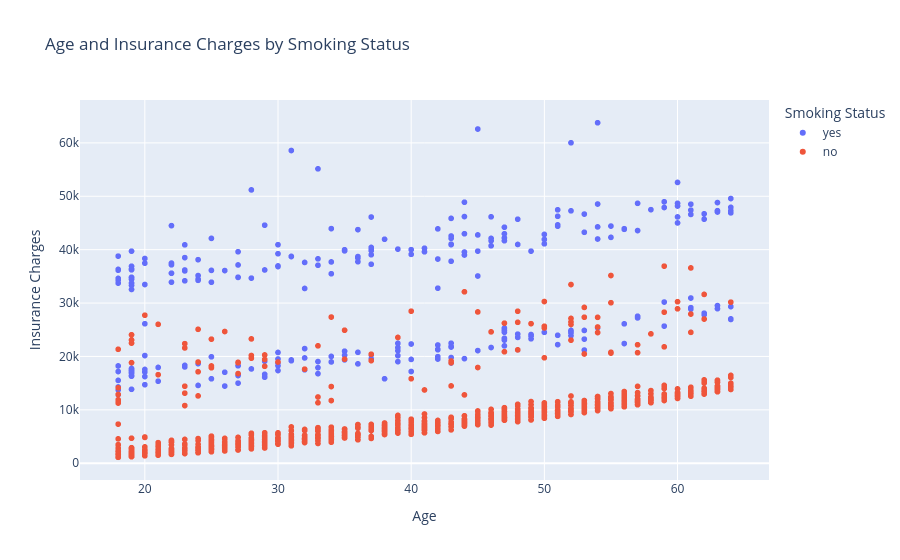

The notebook cell this image was saved under:
### Markdown cell above
### Development Challenge: Plotly Chart Not Displaying

When I ran the Plotly code in this new project environment, the chart did not display and I got this error: "Mime type rendering requires nbformat>=4.2.0 but it is not installed".

**Investigation:**
- I checked that `nbformat` was installed using the terminal and `%pip install nbformat`, which both reported that it was already installed.
- I restarted the kernel, but the error remained.
- I tested `import nbformat` directly in a notebook cell, which revealed the real problem: `ModuleNotFoundError: No module named 'rpds.rpds'`.

**Cause:** `rpds-py`, a package that `nbformat` depends on, was damaged or incomplete in this virtual environment. This stopped `nbformat` from importing, so Plotly reported that it was not installed.

**Solution:** I reinstalled `rpds-py` with `pip install --force-reinstall --no-cache-dir rpds-py`, restarted the kernel and confirmed that `nbformat` imported correctly. The Plotly chart then displayed.

The two cells above confirm the Python environment and the `nbformat` version used for this project.

### Code cell
# Create an interactive scatter plot showing age and insurance charges,
# with smoking status represented by colour.
fig = px.scatter(
    df,
    x="age",
    y="charges",
    color="smoker",
    title="Age and Insurance Charges by Smoking Status",
    labels={
        "age": "Age",
        "charges": "Insurance Charges",
        "smoker": "Smoking Status"
    }
)

# Save the interactive Plotly chart as an HTML file.
fig.write_html("age_insurance_smoking_plot.html")

# Display the interactive Plotly chart in the notebook.
fig.show()

### Figure 1 — Plotly figure (JSON) as saved in the notebook; plotly's stock layout.template omitted (floating-point values rounded to 4 significant figures; data arrays with more than 128 entries replaced by an {"elided": "..."} marker saying what was removed)
{"data": [{"hovertemplate": "Smoking Status=yes<br>Age=%{x}<br>Insurance Charges=%{y}<extra></extra>", "legendgroup": "yes", "marker": {"color": "#636efa", "symbol": "circle"}, "mode": "markers", "name": "yes", "showlegend": true, "type": "scattergl", "x": {"elided": "274 int values"}, "xaxis": "x", "y": {"elided": "274 float values"}, "yaxis": "y"}, {"hovertemplate": "Smoking Status=no<br>Age=%{x}<br>Insurance Charges=%{y}<extra></extra>", "legendgroup": "no", "marker": {"color": "#EF553B", "symbol": "circle"}, "mode": "markers", "name": "no", "showlegend": true, "type": "scattergl", "x": {"elided": "1063 int values"}, "xaxis": "x", "y": {"elided": "1063 float values"}, "yaxis": "y"}], "layout": {"legend": {"title": {"text": "Smoking Status"}, "tracegroupgap": 0}, "title": {"text": "Age and Insurance Charges by Smoking Status"}, "xaxis": {"anchor": "y", "domain": [0, 1], "title": {"text": "Age"}}, "yaxis": {"anchor": "x", "domain": [0, 1], "title": {"text": "Insurance Charges"}}}}
